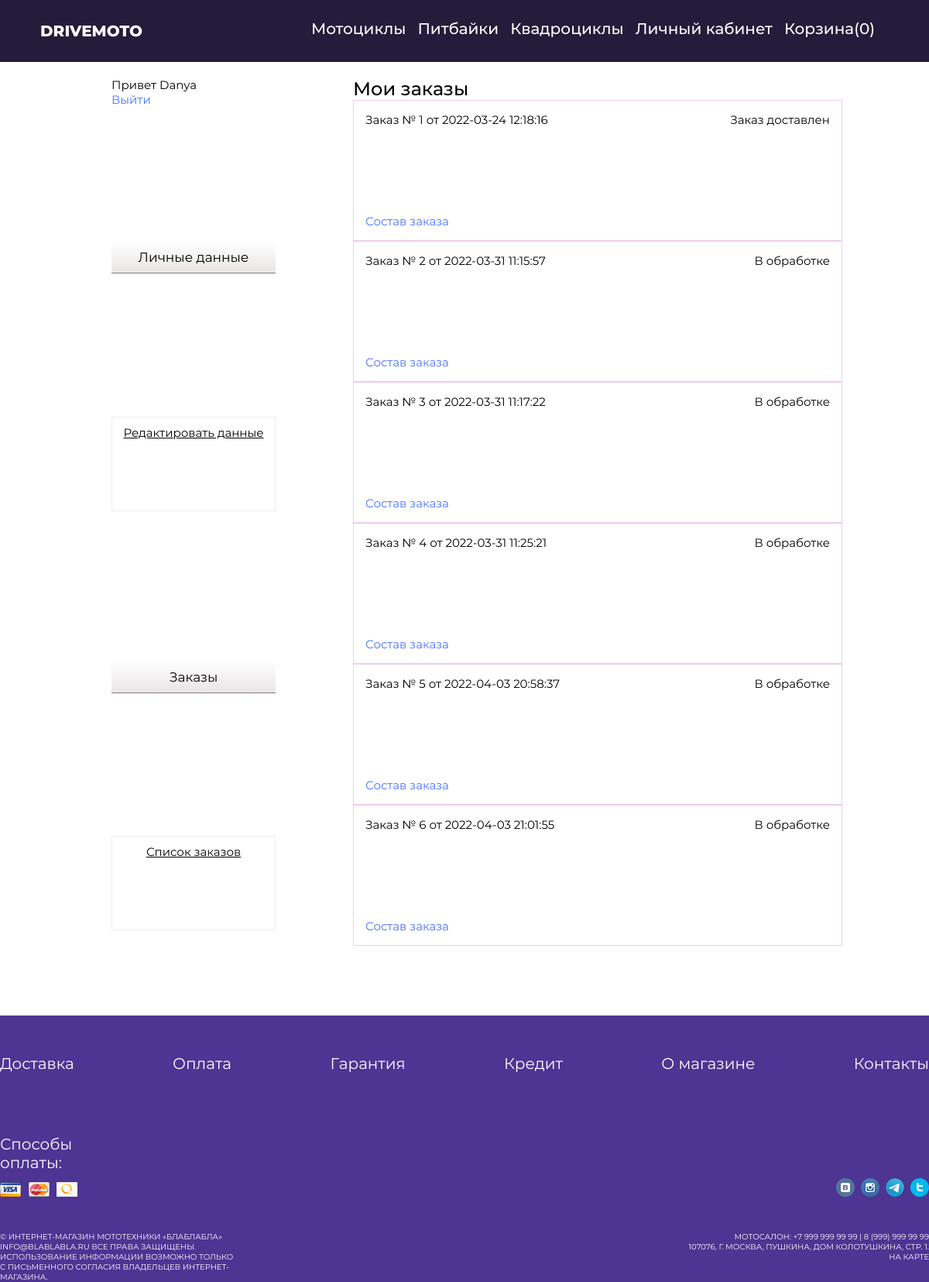
/order_history (signed in), run on the app's committed database.
### tables this page shows
CREATE TABLE `product_orders` (
  `id` int NOT NULL,
  `user_name` varchar(50) NOT NULL,
  `user_mail` varchar(100) NOT NULL,
  `user_phone` varchar(20) NOT NULL,
  `user_postcode` varchar(50) NOT NULL,
  `user_locality` text NOT NULL,
  `delivery_address` text NOT NULL,
  `user_id` int NOT NULL,
  `date` datetime NOT NULL DEFAULT CURRENT_TIMESTAMP,
  `products` text NOT NULL,
  `status` int NOT NULL
);

### config/routes.php (called while the page is built)
<?php
$arr = array(
    'index/([0-9]+)' => 'index/view/$1',
    'index' => 'index/index',
    'delivery' => 'info/delivery',
    'payment' => 'info/payment',
    'guarantee' => 'info/guarantee',
    'credit' => 'info/credit',
    'about' => 'info/about',
    'contacts' => 'info/contacts',
    'motorcycles' => 'product/motorcycles',
    'pitbikes' => 'product/pitbikes',
    'atvs' => 'product/atvs',
    'view/([0-9]+)' => 'product/view/$1',
    'reg' => 'user/register',
    'login' => 'user/login',
    'logout' => 'user/logout',
    'cabinet' => 'user/login',
    'edit_personal_info' => 'cabinet/edit',
    'order_history' => 'cabinet/history',
    'orderHistoryView/([0-9]+)' => 'cabinet/view/$1',
    'cart/add/([0-9]+)' => 'cart/add/$1',
    'cart' => 'cart/index',
    'delete/([0-9]+)?' => 'cart/delete/$1',
    'checkout' => 'cart/checkout',
    'admin/product' => 'adminProduct/index',
    'admin/Createproduct' => 'adminProduct/create',
    'admin/Updateproduct/([0-9]+)' => 'adminProduct/update/$1',
    'admin/Deleteproduct/([0-9]+)' => 'adminProduct/delete/$1',
    'admin/order' => 'adminOrder/index',
    'admin/Updateorder/([0-9]+)' => 'adminOrder/update/$1',
    'admin/Deleteorder/([0-9]+)' => 'adminOrder/delete/$1',
    'admin/Vieworder/([0-9]+)' => 'adminOrder/view/$1',
    'admin/user' => 'adminUser/index',
    'admin/Updateuser/([0-9]+)' => 'adminUser/update/$1',
    'admin/Deleteuser/([0-9]+)' => 'adminUser/delete/$1',
    'admin' => 'admin/index',
);
if ($_SESSION['is_auth'] == true)
{
    $arr['cabinet'] = 'cabinet/index';
}
return $arr;

### controllers/CabinetController.php (called while the page is built, shortened)
<?php
include_once 'models/Order.php';
class CabinetController
{
    public function actionHistory()
    {
        $userId = $_SESSION['user'];
        $orders = Order::getAllOrdersByUserId($userId);
        require_once 'views/cabinet/order_history.php';
        return true;
    }
}

### index.php (called while the page is built, shortened)
<?php
require_once ROOT . '/components/Router.php';
$router = new Router();
$router->run();

### models/Order.php (called while the page is built, shortened)
<?php
class Order
{
    public static function getAllOrdersByUserId($userId)
    {
        $db = Db::getConnection();
        $sql = "SELECT * FROM `product_orders` WHERE `user_id` = '$userId'";
        $result = $db->query($sql);
        $n = 0;
        while ($row = $result -> fetch(PDO::FETCH_ASSOC))
        {
            $orders[$n]['id'] = $row['id'];
            $orders[$n]['user_name'] = $row['user_name'];
            $orders[$n]['user_phone'] = $row['user_phone'];
            $orders[$n]['date'] = $row['date'];
            $orders[$n]['status'] = $row['status'];
            $n++;
        }
        return $orders;
    }
}

### views/cabinet/order_history.php (the view, shortened to what this page needs)
<?php include 'views/layouts/header.php'; ?>
	<main>
		<div class="container lc_container">
			<div class="lc_menu">
                <p class="paragraph_stile">Привет <?php echo $_SESSION['user_login'];?> <br><a href="/logout">Выйти</a></p>
				<p class="paragraph_stile lc_menu_article">Личные данные</p>
				<div class="lc_menu_under_article_block">
					<a href="/edit_personal_info" class="paragraph_stile">Редактировать данные</a>
				</div>
				<p class="paragraph_stile lc_menu_article">Заказы</p>
				<div class="lc_menu_under_article_block">
					<a href="" class="paragraph_stile">Список заказов</a>
				</div>
			</div>
			<div class="lc_info">
				<p class="reg_article">Мои заказы</p>
                <?php foreach ($orders as $order):?>
                    <?php
                    switch ($order['status'])
                    {
                        case 0:
                            $order['status'] = 'В обработке';
                            break;
                        case 2:
                            $order['status'] = 'Заказ доставлен';
                            break;
                    }
                    ?>
                    <div class="order_card">
                        <div class="order_card_top">
                            <div>
                                <p class="paragraph_stile">Заказ № <?php echo "$order[id]"?> от <?php echo "$order[date]"?></>
                            </div>
                            <div>
                                <p class="paragraph_stile"><?php echo "$order[status]"?></p>
                            </div>
                        </div>
                        <div class="order_card_bottom">
                            <p class="paragraph_stile"><a href="/orderHistoryView/<?php echo $order['id'];?>">Состав заказа</a></p>
                        </div>
                    </div>
				<?php endforeach;?>
			</div>
	</main>
<?php include 'views/layouts/footer.php';?>

### components/Router.php (shortened to what this page needs)
<?php
class Router
{
    private $routes;
    public function __construct()
    {
        $routesPath = ROOT . '/config/routes.php';
        $this->routes = include($routesPath);
    }
    private function getURI(){
        if(!empty($_SERVER['REQUEST_URI'])){
            return trim($_SERVER['REQUEST_URI'], '/');
        }
    }
    public function run(){
        $uri = $this->getURI();
        if (!empty(trim($_SERVER['REQUEST_URI'], '/')))
        {
            foreach ($this->routes as $uriPattern => $path){
                if (preg_match("~$uriPattern~", $uri)){
                    $internalRoute = preg_replace("~$uriPattern~", $path, $uri);
                    $segments = explode('/', $internalRoute);
                    $controllerName = array_shift($segments) . 'Controller';
                    $actionName = 'action' . ucfirst(array_shift($segments));
                    $parameters = $segments;
                    $controllerObject = new $controllerName;
                    $result = call_user_func_array(array($controllerObject, $actionName), $parameters);
                    if ($result!=null) {
                        break;
                    }
                }
            }
        }
    }
}

### template/styles/styles.css (style rules this page uses)
* { margin: 0px; padding: 0px; }
.container { max-width: 1350px; display: flex; flex-direction: column; margin: 0px auto; }
main { min-height: 700px; width: 100%; display: flex; flex-direction: column; }
.paragraph_stile { font-size: 15px; font-family: Montserrat Regular; text-align: left; }
.reg_article { font-family: Montserrat Medium; font-size: 24px; }
.paragraph_stile > a { text-decoration: none; color: #4972ff; }
.lc_container { margin-top: 100px; flex-direction: row; }
.lc_menu { display: flex; flex-direction: column; justify-content: space-between; margin-right: 100px; }
.lc_menu_article { font-size: 17px; text-align: center; margin-bottom: 10px; background: linear-gradient(#faf8f81f, rgb(202 191 191 / 40%)); padding: 10px 0px; border-bottom: 1px grey solid; width: 212px; }
.lc_menu_under_article_block { width: 190px; display: flex; flex-direction: column; justify-content: space-between; align-items: center; border:#eeecec solid 1px; min-height: 100px; margin-bottom: 20px; padding: 10px 10px; }
.lc_menu_under_article_block > a { text-decoration: underline; color: black; }
.lc_info { display: flex; flex-direction: column; align-content: flex-start; width: 600px; justify-content: space-between; }
.order_card { width: 100%; border:solid 1px #eeccec; height: 150px; padding: 15px; display: flex; flex-direction: column; justify-content: space-between; }
.order_card_top { display: flex; justify-content: space-between; }

### data on the page
product_orders: id "1", date "2022-03-24 12:18:16", order "Заказ доставлен"
product_orders: id "2", date "2022-03-31 11:15:57", order "В обработке"
product_orders: id "3", date "2022-03-31 11:17:22", order "В обработке"
product_orders: id "4", date "2022-03-31 11:25:21", order "В обработке"
product_orders: id "5", date "2022-04-03 20:58:37", order "В обработке"
product_orders: id "6", date "2022-04-03 21:01:55", order "В обработке"
